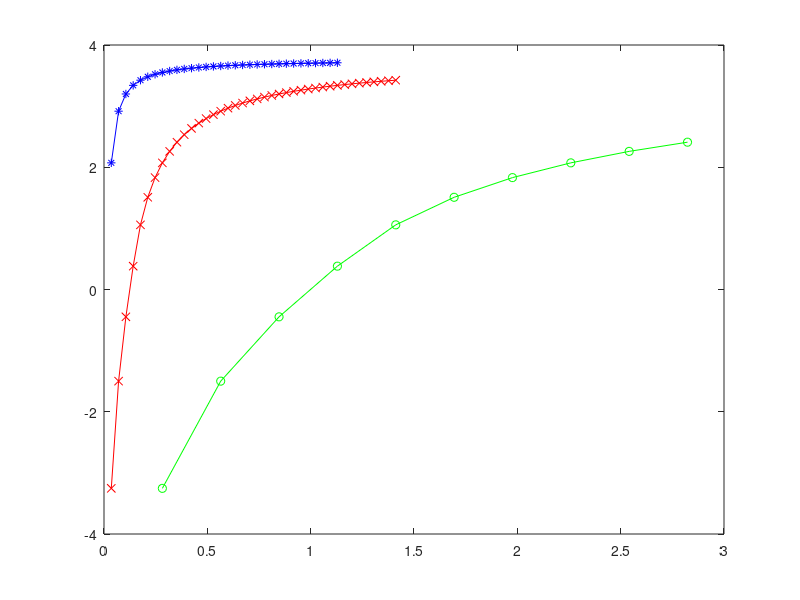

Source code (MATLAB): (Note: this script raises an error after producing the figure.)
tmp = load('data/vol_20.mat');
vol20  = tmp.vol_20;
tmp = load('data/vol_40.mat');
vol40  = tmp.vol_40;
tmp = load('data/vol_80.mat');
vol80  = tmp.vol_80;

tmp = load('data/narrow_11.mat');
narrow11  = tmp.aa;
tmp = load('data/narrow_30.mat');
narrow30  = tmp.aa;
tmp = load('data/wide_11.mat');
wide11  = tmp.aa;
tmp = load('data/wide_30.mat');
wide30  = tmp.aa;

stableEqm = 3.7622;

figure(1)
plot(vol20(:,1)*100,vol20(:,2),'-*b',vol40(:,1)*100,vol40(:,2),'-xr',vol80(:,1)*100,vol80(:,2),'-og')
yline(stableEqm,'--k');
xlabel('Vol% of Ag');
ylabel('stable IL voltage (mV)');
legend('20nm','40nm','80nm');

figure(2)
plot(vol20(:,1)*100,vol20(:,3),'-*b',vol40(:,1)*100,vol40(:,3),'-xr',vol80(:,1)*100,vol80(:,3),'-og')
xlabel('Vol% of Ag');
ylabel('stable time (seconds)');
legend('20nm','40nm','80nm');

figure(3)
plot(narrow11(:,1),narrow11(:,2),'-b',narrow30(:,1),narrow30(:,2),'-r',wide11(:,1),wide11(:,2),'-g',wide30(:,1),wide30(:,2),'-k')
xlabel('Charging time (Hours)');
ylabel('Voltage (mV)');
legend('Narrow-1.1v%','Narrow-3v%','Wide-1.1v%','Wide-3v%');
axis([0,0.1,0,100]);